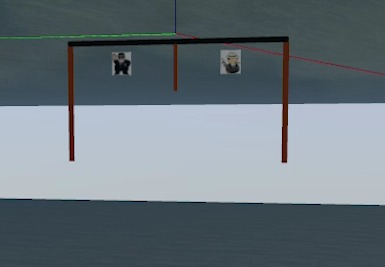
//> input picture GATE_TASK/gate.jpeg, 385 x 267 px
$ ./gate-task   (built with g++ and OpenCV 4)
//> lines starting //> are read from the running program, lines starting //| are printed output that depends on the picture; after the words box and inside, x2 and y2 are one past the last pixel; in counts of white or black regions, pixels touching at a corner belong together
#include <opencv2/highgui.hpp>
#include <opencv2/imgcodecs.hpp>
#include <opencv2/imgproc.hpp>
#include <iostream>

using namespace std;
using namespace cv;

void getContours(Mat imgDil, Mat img)
{

    vector<vector<Point>> contours;
    vector<Vec4i> hierarchy;
    vector<pair<int, int>> max;
    findContours(imgDil, contours, hierarchy, RETR_EXTERNAL, CHAIN_APPROX_SIMPLE);
    vector<vector<Point>> conPoly(contours.size());
    vector<Rect> boundRect(contours.size());
    cout << "The size of contour is:" << contours.size() << endl;

    for (int i = 0; i < contours.size(); i++)
    {
        int area = contourArea(contours[i]);
        // cout << area << endl;
        string objectType;

        float peri = arcLength(contours[i], true);
        approxPolyDP(contours[i], conPoly[i], 0.0002 * peri, true);
        boundRect[i] = boundingRect(conPoly[i]);

        drawContours(img, conPoly, i, Scalar(255, 0, 255), 2);
        rectangle(img, boundRect[i].tl(), boundRect[i].br(), Scalar(255, 255, 0), 1);
        // max.push_back(make_pair(boundRect[i].height,i));
    }
    // [9 lines of commented-out code are left out]

    circle(img, Point(69, 49), 0, Scalar(255, 0, 0), 10);
    circle(img, Point(74, 160), 0, Scalar(255, 0, 0), 10);
    circle(img, Point(282, 44), 0, Scalar(255, 0, 0), 10);
    circle(img, Point(289, 160), 0, Scalar(255, 0, 0), 10);

    circle(img, Point(178.25, 103.25), 0, Scalar(255, 0, 0), 10);
}

int main()
{

    Mat imgHSV, mask;
    int hmin = 0, smin = 185, vmin = 21;
    int hmax = 29, smax = 255, vmax = 93;
    string path = "gate.jpeg";
    Mat img = imread(path);
//> img is the input picture: 267 rows x 385 cols, CV_8UC3; mean B, G, R 123.7, 116.3, 104.5
    cvtColor(img, imgHSV, COLOR_BGR2HSV);
//> imgHSV: 267 rows x 385 cols, CV_8UC3; mean H, S, V 99.8, 54.5, 124.7
    Mat imgGray;
    Scalar lower(hmin, smin, vmin);
    Scalar upper(hmax, smax, vmax);
    inRange(imgHSV, lower, upper, mask);
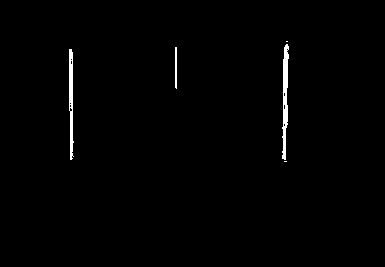
//> mask: 267 rows x 385 cols, CV_8UC1; 0.92% white; 5 white regions (2 under 20 px), largest, box (x1, y1, x2, y2) and area: (282, 44, 289, 160) 483, (69, 49, 74, 160) 379, (175, 47, 177, 89) 83
    Mat imgBlur, imgCanny, imgDil;
    cvtColor(img, imgGray, COLOR_BGR2GRAY);
    GaussianBlur(imgGray, imgBlur, Size(3, 3), 3, 0);
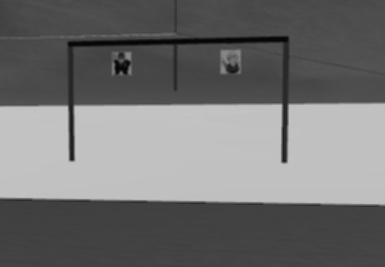
//> imgBlur: 267 rows x 385 cols, CV_8UC1; min 4, max 197, mean 113.5
    Canny(imgBlur, imgCanny, 25, 75);
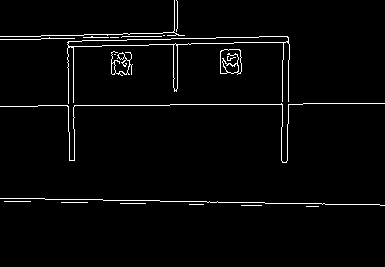
//> imgCanny: 267 rows x 385 cols, CV_8UC1; 2.6% white in thin lines or dots, all inside (x1, y1, x2, y2) = (0, 0, 385, 207)

    Mat kernel = getStructuringElement(MORPH_RECT, Size(3, 3));
    dilate(imgCanny, imgDil, kernel);
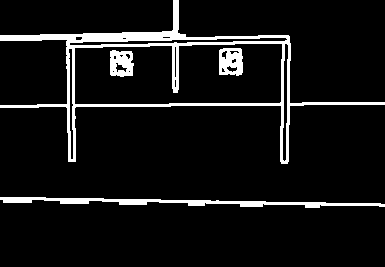
//> imgDil: 267 rows x 385 cols, CV_8UC1; 7.9% white; 4 white regions

    getContours(mask, img);
//> in getContours, `findContours(imgDil, contours, hierarchy, RETR_EXTERNAL, CHAIN_APPROX_..`: contours = 5 contours, 2 with area under 20; largest, box (x1, y1, x2, y2) and area: (282, 44, 289, 160) 376, (69, 49, 74, 160) 278, (175, 47, 177, 89) 40
//> in getContours, `vector<vector<Point>> conPoly(contours.size());`: conPoly = 5 empty contours
//| The size of contour is:5
//> the loop in getContours, `for (int i = 0; i < contours.size(); i++)` made 5 passes
//> (area, peri) on passes 2 to 4: (277, 229.6), (40, 83.41), (375, 242.5)
//> after the loop in getContours, `for (int i = 0; i < contours.size(); i++)`:
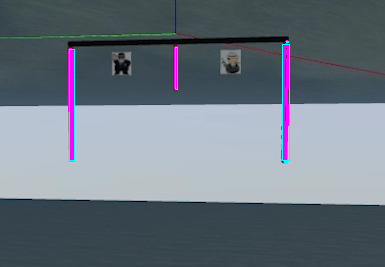
//> img: 267 rows x 385 cols, CV_8UC3; 1.71% of pixels changed, all inside (x1, y1, x2, y2) = (68, 40, 290, 163)
//> in getContours, `circle(img, Point(69, 49), 0, Scalar(255, 0, 0), 10);`: img: 267 rows x 385 cols, CV_8UC3; 0.08% of pixels changed, all inside (x1, y1, x2, y2) = (64, 44, 75, 55)
//> in getContours, `circle(img, Point(74, 160), 0, Scalar(255, 0, 0), 10);`:
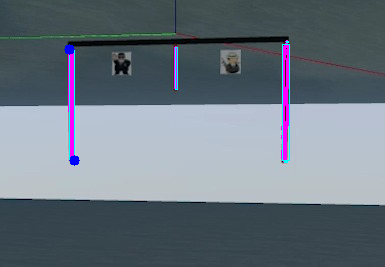
//> img: 267 rows x 385 cols, CV_8UC3; mean B, G, R 127.4, 116.7, 105.8
//> in getContours, `circle(img, Point(282, 44), 0, Scalar(255, 0, 0), 10);`: img: 267 rows x 385 cols, CV_8UC3; 0.08% of pixels changed, all inside (x1, y1, x2, y2) = (277, 39, 288, 50)
//> in getContours, `circle(img, Point(289, 160), 0, Scalar(255, 0, 0), 10);`:
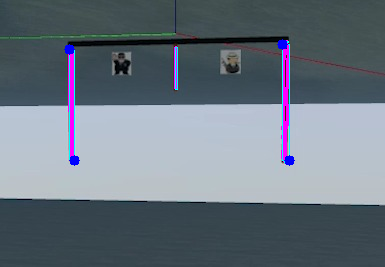
//> img: 267 rows x 385 cols, CV_8UC3; mean B, G, R 127.5, 116.5, 105.6
//> in getContours, `circle(img, Point(178.25, 103.25), 0, Scalar(255, 0, 0), 10);`: img: 267 rows x 385 cols, CV_8UC3; 0.08% of pixels changed, all inside (x1, y1, x2, y2) = (173, 98, 184, 109)

    imshow("Image", img);
    // [6 lines of commented-out code are left out]
    waitKey(0);
    return 0;
}
